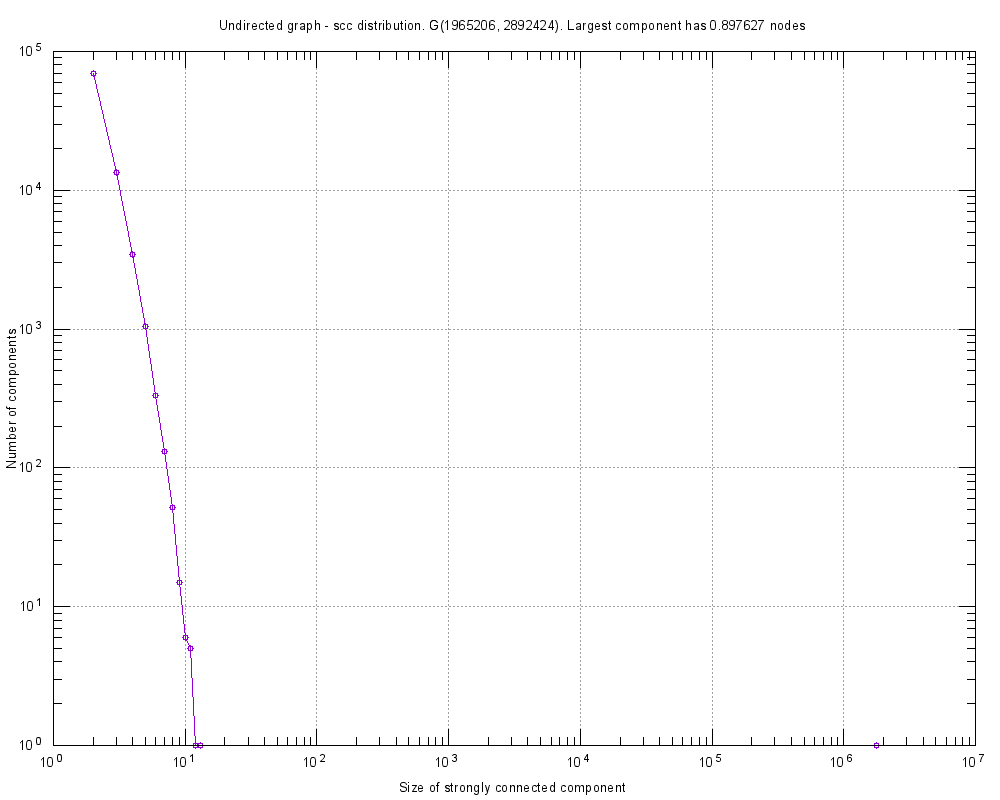

Generate this figure with gnuplot:
#
# Undirected graph - scc distribution. G(1965206, 2892424). Largest component has 0.897627 nodes (Fri Mar 03 02:02:52 2017)
#

set title "Undirected graph - scc distribution. G(1965206, 2892424). Largest component has 0.897627 nodes"
set key bottom right
set logscale xy 10
set format x "10^{%L}"
set mxtics 10
set format y "10^{%L}"
set mytics 10
set grid
set xlabel "Size of strongly connected component"
set ylabel "Number of components"
set tics scale 2
set terminal png font arial 10 size 1000,800
set output 'scc.ScaleFreeScc.png'
plot 	"scc.ScaleFreeScc.tab" using 1:2 title "" with linespoints pt 6
